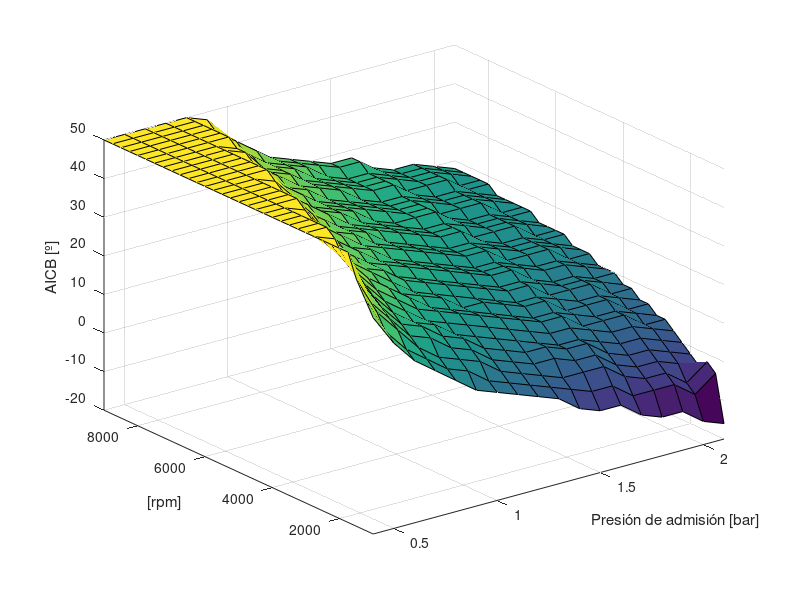

MATLAB code for this plot:
load("ignitionmap.mat")
Y = zeros(33,18); Z = zeros(33,18); 
for i = 1:33
Y(i,:)=y;
end 
for i = 1:18
Z(:,i)=z;
end 
figure
surf(Y,Z,x)
axis([0.4 2.1 1000 9000 -20 50])
xlabel('Presión de admisión [bar]')
ylabel('[rpm]')
zlabel('AICB [º]')
filename='ignitionmap.jpg';
print(gcf, filename, '-djpeg', '-r300');